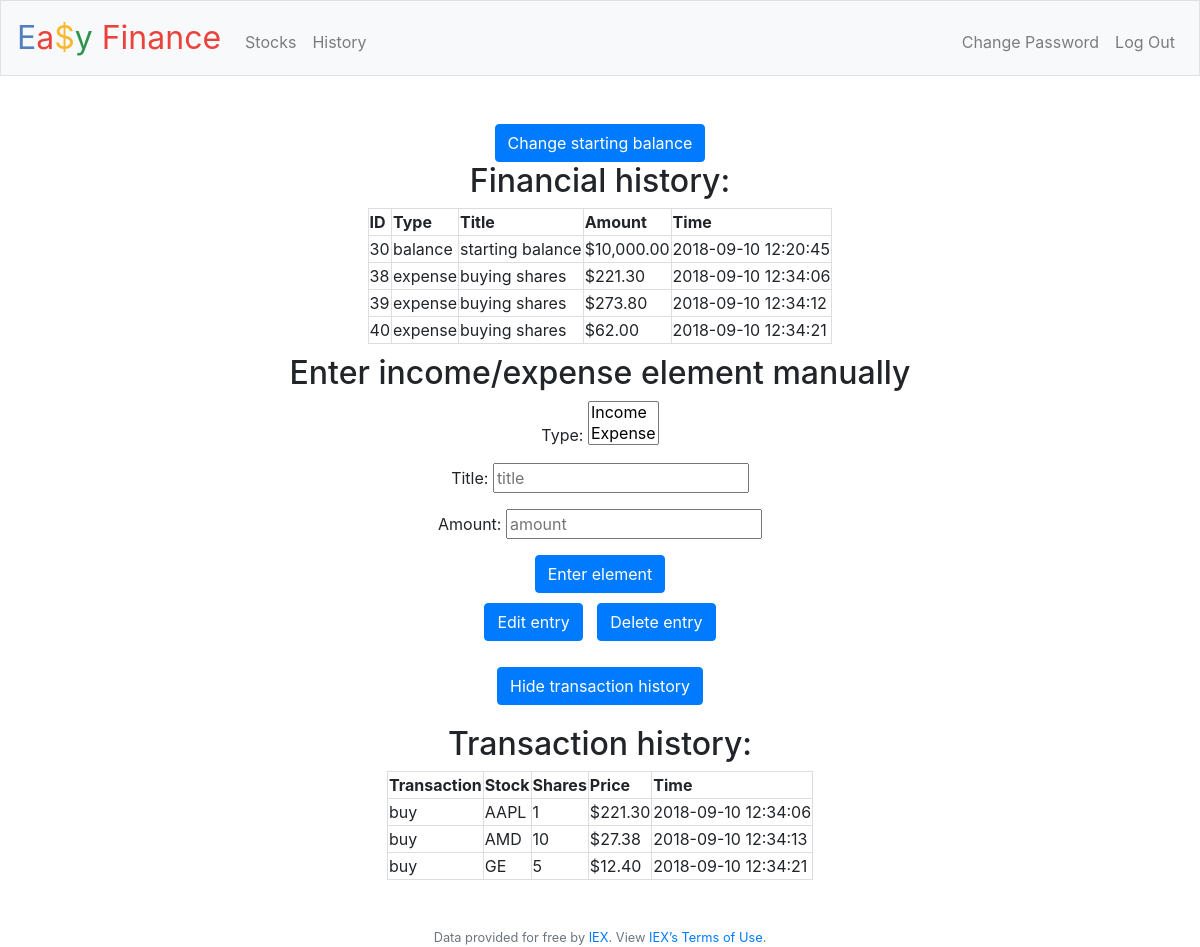
The app's page /history (signed in) with its own data.
### tables this page shows
CREATE TABLE 'statement' ('id' INTEGER PRIMARY KEY AUTOINCREMENT NOT NULL, 'type' TEXT NOT NULL, 'title' TEXT NOT NULL, 'amount' REAL NOT NULL, 'user_id' INTEGER NOT NULL, 'time' DATETIME NOT NULL DEFAULT CURRENT_TIMESTAMP);

CREATE TABLE 'history' ('id' INTEGER PRIMARY KEY AUTOINCREMENT NOT NULL, 'user_id' INTEGER NOT NULL, 'transaction_type' TEXT NOT NULL,'stock' TEXT NOT NULL, 'price' REAL NOT NULL, 'shares' INTEGER NOT NULL, 'time' DATETIME DEFAULT CURRENT_TIMESTAMP);

### application.py (the view)
@app.route("/history")
@login_required
def history():
    transaction_type = db.execute("SELECT transaction_type FROM history WHERE user_id = :iden",
    iden = session["user_id"])
    stock = db.execute("SELECT stock FROM history WHERE user_id = :iden",
    iden = session["user_id"])
    price = db.execute("SELECT price FROM history WHERE user_id = :iden",
    iden = session["user_id"])
    shares = db.execute("SELECT shares FROM history WHERE user_id = :iden",
    iden = session["user_id"])
    time = db.execute("SELECT time FROM history WHERE user_id = :iden",
    iden = session["user_id"])
    i = len(time)
    id_ = db.execute("SELECT id FROM statement WHERE user_id = :iden", iden = session["user_id"])
    time2 = db.execute("SELECT time FROM statement WHERE user_id = :iden", iden = session["user_id"])
    amount = db.execute("SELECT amount FROM statement WHERE user_id = :iden", iden = session["user_id"])
    title = db.execute("SELECT title FROM statement WHERE user_id = :iden", iden = session["user_id"])
    type_ = db.execute("SELECT type FROM statement WHERE user_id = :iden", iden = session["user_id"])
    k = len(time2)
    return render_template("history.html", stock = stock, i = i, price = price,
    transaction_type = transaction_type, shares = shares, time = time, time2 = time2,
     type_ = type_, amount = amount, title = title, k = k, usd = usd, id_ = id_)

### application.py (called while the page is built)
@app.after_request
def after_request(response):
    response.headers["Cache-Control"] = "no-cache, no-store, must-revalidate"
    response.headers["Expires"] = 0
    response.headers["Pragma"] = "no-cache"
    return response

### helpers.py (called while the page is built)
def login_required(f):
    @wraps(f)
    def decorated_function(*args, **kwargs):
        if session.get("user_id") is None:
            return redirect("/login")
        return f(*args, **kwargs)
    return decorated_function

def usd(value):
    return f"${value:,.2f}"

### templates/history.html (shortened to what this page needs)
{% extends "layout.html" %}
{% block main %}
    <div main>
        <button class="btn btn-primary" type="button" id = "editbalance">Change starting balance</button>
        <div tables>
           <table style = "padding-top: 10px" align = "center">
                <h2>Financial history:</h2>
                <tr>
                    <th>ID</th>
                    <th>Type</th>
                    <th>Title</th>
                    <th>Amount</th>
                    <th>Time</th>
                </tr>
                {% for j in range(k) %}
                    <tr>
                        <td>{{ id_[j]['id'] }}</td>
                        <td>{{ type_[j]['type'] }}</td>
                        <td>{{ title[j]['title'] }}</td>
                        <td>{{ usd(amount[j]['amount']) }}</td>
                        <td>{{ time2[j]['time'] }}</td>
                    </tr>
                {% endfor %}
            </table>
        </div>
        <form style = "padding-top: 10px" id = "manual_values" name ="manual_values" action = "/manual_values" method = "POST">
            <h2>Enter income/expense element manually</h2>
            <div class = "form-group">
               <p> Type: <select name = "manual_type" id = "manual_type" size = "2">
                    <option id = "manual_income" name = "manual_income" value = "income">Income</option>
                    <option id = "manual_expense" name = "manual_expense" value = "expense">Expense</option>
                </select>
               </p>
               <p> Title:
                   <input id = "manual_title" name = "manual_title" type = "text" placeholder = "title">
               </p>
               <p> Amount:
                   <input id = "manual_amount" name = "manual_amount" type = "number" step = "any" min = "0" placeholder = "amount">
               </p>
            </div>
            <button class="btn btn-primary" type="submit">Enter element</button>
        </form>
        <p style ="padding-top: 10px">
            <button style = "margin-right: 10px" class="btn btn-primary" type="button" id = "edithist">Edit entry</button>
            <button class="btn btn-primary" type="button" id = "deletehist">Delete entry</button>
        </p>
        <div style = "padding-top: 10px">
            <button class="btn btn-primary" type="button" id = "hidetransactions">Hide transaction history</button>
        </div>
        <div style = "padding-top: 10px">
        </div>
        <div tables style = "overflow-x:auto" align = "center">
            <table  id = "transactions">
                <h2 style = "padding-top: 10px">Transaction history:</h2>
                <tr>
                    <th>Transaction</th>
                    <th>Stock</th>
                    <th>Shares</th>
                    <th>Price</th>
                    <th>Time</th>
                </tr>
                {% for l in range(i) %}
                    <tr>
                        <td>{{ transaction_type[l]['transaction_type'] }}</td>
                        <td>{{ stock[l]['stock'] }}</td>
                        <td>{{ shares[l]['shares'] }}</td>
                        <td>{{ usd(price[l]['price']) }}</td>
                        <td>{{ time[l]['time'] }}</td>
                    </tr>
                {% endfor %}
            </table>
        </div>
    </div>
{% endblock %}

### static/styles.css (style rules this page uses)
div.tables table, tr { width: 100%; border: 1px solid black; text-align: left; }
th, td { padding: 15 px; border: 1px solid #ddd; }

### records on screen
statement: id "30", type "balance", title "starting balance", amount "$10,000.00", time "2018-09-10 12:20:45"
statement: id "38", type "expense", title "buying shares", amount "$221.30", time "2018-09-10 12:34:06"
statement: id "39", type "expense", title "buying shares", amount "$273.80", time "2018-09-10 12:34:12"
statement: id "40", type "expense", title "buying shares", amount "$62.00", time "2018-09-10 12:34:21"
history: stock "AAPL", shares "1", price "$221.30", time "2018-09-10 12:34:06"
history: stock "AMD", shares "10", price "$27.38", time "2018-09-10 12:34:13"
history: stock "GE", shares "5", price "$12.40", time "2018-09-10 12:34:21"
